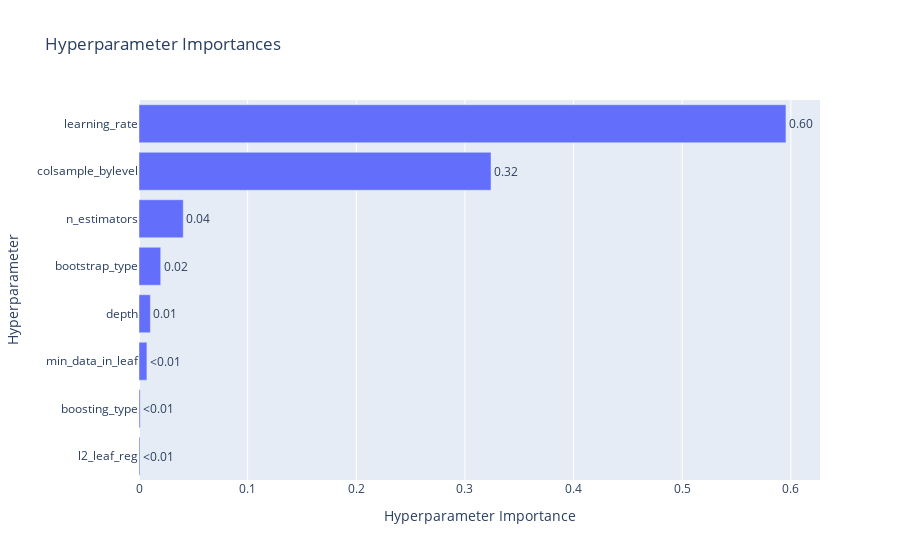

Here is the notebook cell this chart was saved with:
### Code cell
plot_param_importances(study_cat)

### Figure 1 — Plotly figure (JSON) as saved in the notebook; plotly's stock layout.template omitted (floating-point values rounded to 4 significant figures)
{"data": [{"cliponaxis": false, "hovertemplate": ["l2_leaf_reg (FloatDistribution): 0.0009313533605343515<extra></extra>", "boosting_type (CategoricalDistribution): 0.0010825857323920952<extra></extra>", "min_data_in_leaf (IntDistribution): 0.007283698455173889<extra></extra>", "depth (IntDistribution): 0.010481174964045048<extra></extra>", "bootstrap_type (CategoricalDistribution): 0.019988973593859222<extra></extra>", "n_estimators (IntDistribution): 0.040733583022529704<extra></extra>", "colsample_bylevel (FloatDistribution): 0.324020551731624<extra></extra>", "learning_rate (FloatDistribution): 0.5954780791398419<extra></extra>"], "name": "Objective Value", "orientation": "h", "text": ["<0.01", "<0.01", "<0.01", "0.01", "0.02", "0.04", "0.32", "0.60"], "textposition": "outside", "type": "bar", "x": [0.0009314, 0.001083, 0.007284, 0.01048, 0.01999, 0.04073, 0.324, 0.5955], "y": ["l2_leaf_reg", "boosting_type", "min_data_in_leaf", "depth", "bootstrap_type", "n_estimators", "colsample_bylevel", "learning_rate"]}], "layout": {"title": {"text": "Hyperparameter Importances"}, "xaxis": {"title": {"text": "Hyperparameter Importance"}}, "yaxis": {"title": {"text": "Hyperparameter"}}}}
